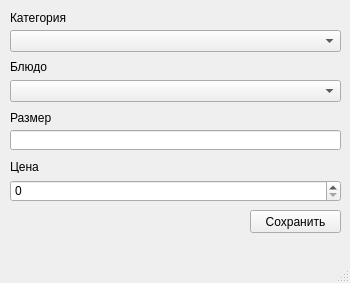
<?xml version="1.0" encoding="UTF-8"?>
<ui version="4.0">
 <class>MainWindow</class>
 <widget class="QMainWindow" name="MainWindow">
  <property name="geometry">
   <rect>
    <x>0</x>
    <y>0</y>
    <width>350</width>
    <height>283</height>
   </rect>
  </property>
  <property name="windowTitle">
   <string>MainWindow</string>
  </property>
  <widget class="QWidget" name="centralwidget">
   <widget class="QLabel" name="label">
    <property name="geometry">
     <rect>
      <x>10</x>
      <y>10</y>
      <width>61</width>
      <height>16</height>
     </rect>
    </property>
    <property name="text">
     <string>Категория</string>
    </property>
   </widget>
   <widget class="QComboBox" name="chooseCategory">
    <property name="geometry">
     <rect>
      <x>10</x>
      <y>30</y>
      <width>331</width>
      <height>22</height>
     </rect>
    </property>
   </widget>
   <widget class="QLabel" name="label_2">
    <property name="geometry">
     <rect>
      <x>10</x>
      <y>60</y>
      <width>47</width>
      <height>13</height>
     </rect>
    </property>
    <property name="text">
     <string>Блюдо</string>
    </property>
   </widget>
   <widget class="QComboBox" name="chooseDish">
    <property name="geometry">
     <rect>
      <x>10</x>
      <y>80</y>
      <width>331</width>
      <height>22</height>
     </rect>
    </property>
   </widget>
   <widget class="QLabel" name="label_3">
    <property name="geometry">
     <rect>
      <x>10</x>
      <y>110</y>
      <width>41</width>
      <height>16</height>
     </rect>
    </property>
    <property name="text">
     <string>Размер</string>
    </property>
   </widget>
   <widget class="QLineEdit" name="inputSize">
    <property name="geometry">
     <rect>
      <x>10</x>
      <y>130</y>
      <width>331</width>
      <height>20</height>
     </rect>
    </property>
   </widget>
   <widget class="QLabel" name="label_4">
    <property name="geometry">
     <rect>
      <x>10</x>
      <y>160</y>
      <width>47</width>
      <height>13</height>
     </rect>
    </property>
    <property name="text">
     <string>Цена</string>
    </property>
   </widget>
   <widget class="QSpinBox" name="inputPrice">
    <property name="geometry">
     <rect>
      <x>10</x>
      <y>180</y>
      <width>331</width>
      <height>22</height>
     </rect>
    </property>
   </widget>
   <widget class="QPushButton" name="saveButton">
    <property name="geometry">
     <rect>
      <x>250</x>
      <y>210</y>
      <width>91</width>
      <height>23</height>
     </rect>
    </property>
    <property name="text">
     <string>Сохранить</string>
    </property>
   </widget>
  </widget>
  <widget class="QMenuBar" name="menubar">
   <property name="geometry">
    <rect>
     <x>0</x>
     <y>0</y>
     <width>350</width>
     <height>21</height>
    </rect>
   </property>
  </widget>
  <widget class="QStatusBar" name="statusbar"/>
 </widget>
 <resources/>
 <connections/>
</ui>
